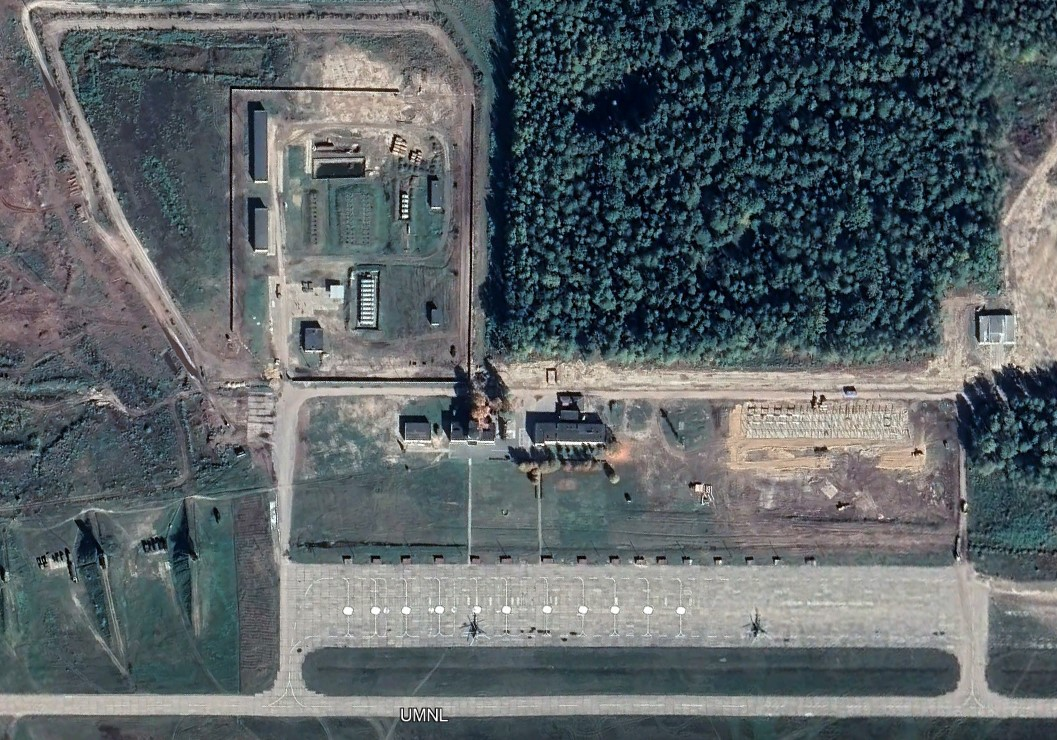
#> input picture Learning/i.jpg, 1057 x 740 px, found by its file name
$ python try.py
#> lines starting #> are read from the running program, lines starting #| are printed output that depends on the picture
import cv2
import numpy as np
from matplotlib import pyplot as plt

img = cv2.imread("Learning\i.jpg", 0)
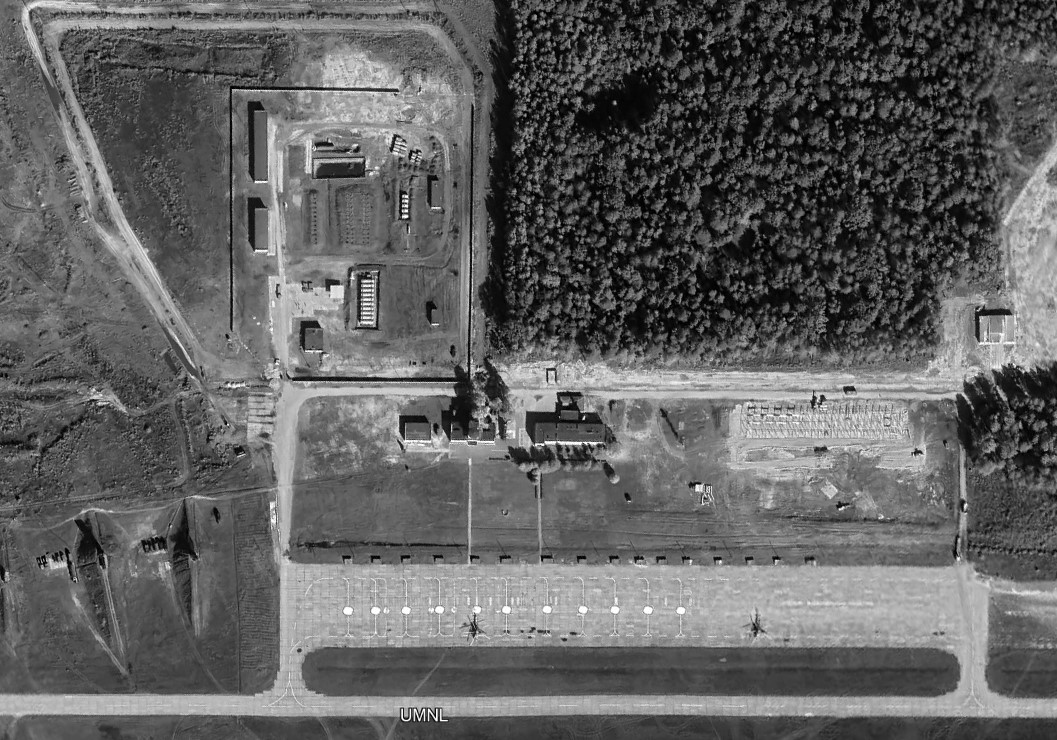
#> img: shape (740, 1057); min 0, max 255, mean 98
canny = cv2.Canny(img, 100,200)
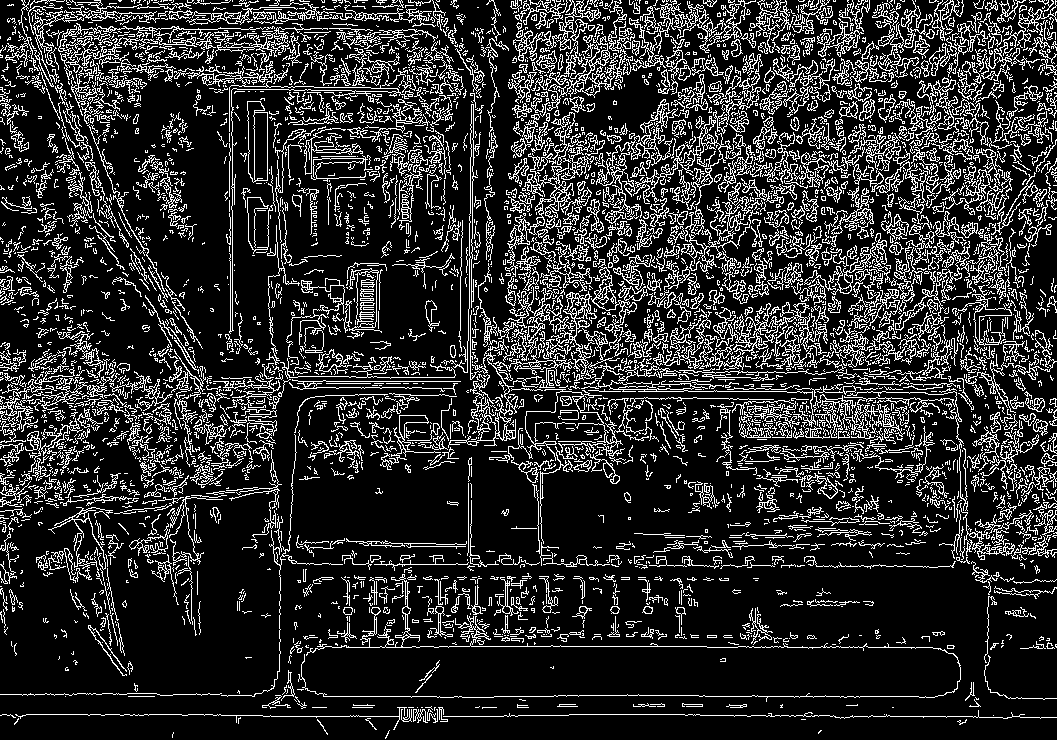
#> canny: shape (740, 1057); 17.7% white in thin lines or dots


titles = ["image", "canny"]
imges = [img, canny]

for i in range(2):
    plt.subplot(1,2,i+1), plt.imshow(imges[i], 'gray')
    plt.title(titles[i])
    plt.xticks([]), plt.yticks([])


plt.show()
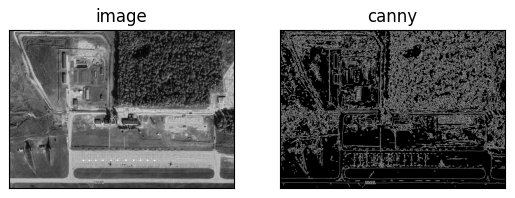
#> figure drawn by matplotlib, 2 panels
